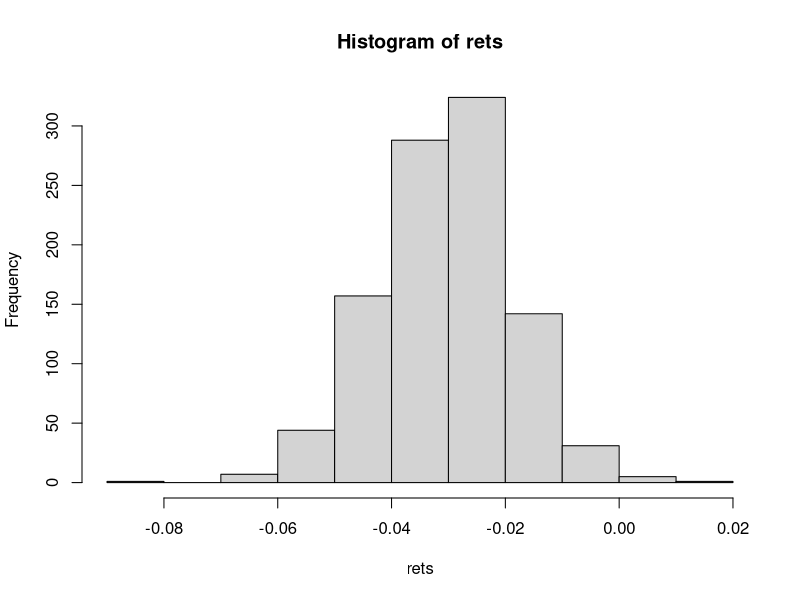
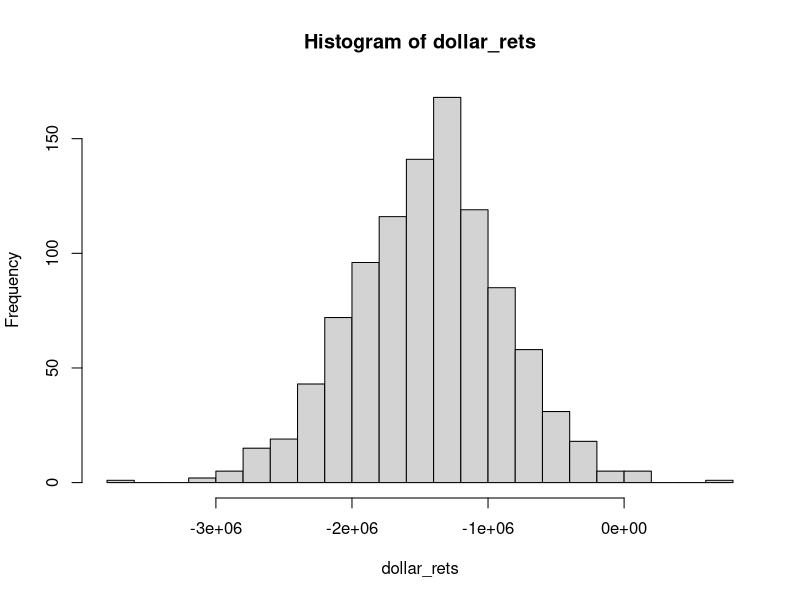

Generate these figures, in order, with R:
## ---- chunk 1
#Robust random number generator 
MYUNIFORM <- function(inputvar) {
# Initialize Constants
  IM1<-2147483563
  IM2<-2147483399
  IA1<-40014
  IA2<-40692
  IQ1<-53668
  IQ2<-52774
  IR1<-12211
  IR2<-3791
  NTAB<-32
  EPS<-1.2e-7
  RNMX<-1.-EPS
# Transform Variables
  IMM1<-IM1-1
  NDIV<-as.integer(1+IMM1/NTAB)
  AM<-1.0/IM1
# Initialize variables and arrays
  idum<-inputvar[1]
  idum2<-123456789
  numran<-inputvar[2]
  ran2<-0
  iy<-0
  iv<-rep(0,NTAB)
  rand_uniform_c<-rep(0,numran)
# Run the random number loop
  icount<-1
  for (icount in 1:numran) {
    if (idum <= 0) {
      idum<-max(-idum,1)
      idum2<-idum
      j<-NTAB+8
      while (j > 0) {
        k=as.integer(idum/IQ1)
        idum<-IA1*(idum-k*IQ1)-k*IR1
        if (idum < 0) {idum=idum+IM1}
        if (j <= NTAB) {iv[j]<-idum}
        j<-j-1
      }
        iy<-iv[1]
      }
    k<-as.integer(idum/IQ1)
    idum<-IA1*(idum-k*IQ1)-k*IR1
    if(idum < 0) {idum=idum+IM1}
    k=as.integer(idum2/IQ2)
    idum2<-IA2*(idum2-k*IQ2)-k*IR2 
    if (idum2 < 0) {idum2<-idum2+IM2}
    j<-as.integer(iy/NDIV)+1
    iy<-iv[j]-idum2
    iv[j]<-idum
    if(iy < 1) {iy<-iy+IMM1}
    ran2<-min(AM*iy,RNMX)
    rand_uniform_c[icount]<-ran2
  }
  return(rand_uniform_c)
}

MYNORM <- function(seed, x) {
  
  rand_c <- MYUNIFORM(c(seed,x))
# Initialize Constants
  a0<-2.50662823884
  a1<--18.61500062529
  a2<-41.39119773534
  a3<--25.44106049637
  b0<--8.47351093090
  b1<-23.08336743743
  b2<--21.06224101826
  b3<-3.13082909833
  c0<-0.3374754822726147
  c1<-0.9761690190917186
  c2<-0.1607979714918209
  c3<-0.0276438810333863
  c4<-0.0038405729373609
  c5<-0.0003951896511919
  c6<-0.0000321767881768
  c7<-0.0000002888167364
  c8<-0.0000003960315187
# Loop over set of uniform random numbers and transform
  jcount<-1
  numran<-x
  rand_norm_c<-rep(0,numran)
  while(jcount <= numran) {
    u<-rand_c[jcount]
    y<-u-0.5
    if(abs(y) < 0.42) {
      r<-y*y
      x<-y*(((a3*r+a2)*r+a1)*r+a0)/((((b3*r+b2)*r+b1)*r+b0)*r+1)
    } else {
      r<-u
      if(y>0){r<-1-u}
      r<-log(-log(r))
      x<-c0+r*(c1+r*(c2+r*(c3+r*(c4+r*(c5+r*(c6+r*(c7+r*c8)))))))
      if(y<0){x<--x}
    }
  rand_norm_c[jcount]<-x
  jcount=jcount+1
  }
  return(rand_norm_c)
}
## ---- chunk 2
seed<--1000
numreg<-100

var1<-rep(0,numreg)
pctloss1<-rep(0,numreg)
var5<-rep(0,numreg)
pctloss5<-rep(0,numreg)

s1v<-rep(0,numreg)
s2v<-rep(0,numreg)
s3v<-rep(0,numreg)
s4v<-rep(0,numreg)
s5v<-rep(0,numreg)

v1v<-rep(0,numreg)
v2v<-rep(0,numreg)
v3v<-rep(0,numreg)
v4v<-rep(0,numreg)
v5v<-rep(0,numreg)

sv1v<-rep(0,numreg)
sv2v<-rep(0,numreg)
sv3v<-rep(0,numreg)
sv4v<-rep(0,numreg)
sv5v<-rep(0,numreg)

c1v<-rep(0,numreg)
c2v<-rep(0,numreg)
c3v<-rep(0,numreg)
c4v<-rep(0,numreg)
c5v<-rep(0,numreg)

cm1v<-rep(0,numreg)
cm2v<-rep(0,numreg)
cm3v<-rep(0,numreg)
cm4v<-rep(0,numreg)
cm5v<-rep(0,numreg)

vavg<-rep(0,numreg)
cavg<-rep(0,numreg)

#Populate a portfolio of a hundred bonds using a random number generator 
for (rcount in 1:numreg) {
  DNum<-100
  inputvar<-c(seed,DNum)
  rand_uniform_c<-MYUNIFORM(inputvar)
  ran100<-as.integer(rand_uniform_c*100)+1
  
  portfolio<-rep(0,DNum)
  portfolio2<-rep(0,DNum)
  for (icount in 1:DNum) {
    portfolio[icount]<-ran100[icount]*10000
  }
  seed<--ran100[icount]
  if(rcount == 1) cat(sum(portfolio),"\n")
  if(rcount == 1) cat(portfolio,"\n")

  numran<-200000
  seed2<--1000 #Shocks to asset values
  rand_norm_c<-MYNORM(seed2,numran)
  
  
  AMatrix <- matrix(rnorm(rand_norm_c^2), DNum, DNum) #
  CovarM <- (crossprod(AMatrix))/100 #Covariance matrix via cross product 
  AMatrix<-chol(CovarM) #Cholesky decomposition
  AMatrixt<-t(AMatrix) #Transposition of the matrix

  DeltaT<-1/365 #Timestep
  Volatility<-diag(CovarM)
  Volatility<-sqrt(Volatility)
  lcount<-1
  randZ<-rep(0,DNum)
  numruns<-1000
  P0<-sum(portfolio)
  rets<-rep(0,numruns)
  dollar_rets<-rep(0,numruns)
  for (icount in 1:numruns) {
    for (jcount in 1:DNum) {
      randZ[jcount]<-rand_norm_c[lcount]
      lcount<-lcount+1
    }
    ZVals<-AMatrixt%*%randZ
    sdz<-sd(randZ)
    for (jcount in 1:DNum) {
      portfolio2[jcount]<-portfolio[jcount]*(exp(((-0.5*Volatility[jcount]^2)*DeltaT)+(sqrt(DeltaT))*ZVals[jcount]))
      #check for loss greater than 1 std dev for default signal
      if(randZ[jcount]<(-sdz)){
        #20% haricut on bond if default signal
        portfolio2[jcount]<-.8*portfolio2[jcount]
      }
    }
    P1<-sum(portfolio2)
    rets[icount]<-log(P1/P0)
    dollar_rets[icount]<-P1-P0
  }
  if (rcount == 1) {hist(rets)}
  if (rcount == 1) {hist(dollar_rets,breaks=20)}
  quantile(dollar_rets,c(0.01,0.05,0.5,0.95,0.99))
  
  #
  # Regress for 1st Percentile
  #
  # Use Asset Size as a variable
  prank<-rank(portfolio2,ties.method=c("random"))
  for (icount in 1:DNum) {
    if(prank[icount]== 100) {s1 <- portfolio[icount]}
    if(prank[icount]== 99) {s2 <- portfolio[icount]}
    if(prank[icount]== 98) {s3 <- portfolio[icount]}
    if(prank[icount]== 97) {s4 <- portfolio[icount]}
    if(prank[icount]== 96) {s5 <- portfolio[icount]}
  }
  # vol of asset w biggest size (not highest vol)
  for (icount in 1:DNum) {
    if(prank[icount]== 100) {sv1 <- Volatility[icount]}
    if(prank[icount]== 99) {sv2 <- Volatility[icount]}
    if(prank[icount]== 98) {sv3 <- Volatility[icount]}
    if(prank[icount]== 97) {sv4 <- Volatility[icount]}
    if(prank[icount]== 96) {sv5 <- Volatility[icount]}
  }
  #
  #
  # Use Volatility as variable
  #
  # vol of asset w highest vol
  prank<-rank(Volatility,ties.method=c("random"))
  for (icount in 1:DNum) {
    if(prank[icount]== 100) {v1 <- Volatility[icount]}
    if(prank[icount]== 99) {v2 <- Volatility[icount]}
    if(prank[icount]== 98) {v3 <- Volatility[icount]}
    if(prank[icount]== 97) {v4 <- Volatility[icount]}
    if(prank[icount]== 96) {v5 <- Volatility[icount]}
  }
  #
  c1<-0
  c2<-0
  c3<-0
  c4<-0
  c5<-0
  CovarM1<-CovarM
  for (i in 1:DNum) {
        CovarM1[i,i]<--100 
  }
  #ignores variances - diagonal, only covariances
  c1<-max(CovarM1)
  
  #now set highest to -100 iteratively to get top5 cov
  for (i in 1:DNum) {
    for (j in 1:DNum) {
      if( CovarM1[i,j]==c1) {
        CovarM1[i,j]<--100 
        i<-DNum
        j<-DNum}
      }}
  c2<-max(CovarM1)
  for (i in 1:DNum) {
    for (j in 1:DNum) {
      if( CovarM1[i,j]==c2) {
        CovarM1[i,j]<--100 
        i<-DNum
        j<-DNum}
      }}
  c3<-max(CovarM1)
  for (i in 1:DNum) {
    for (j in 1:DNum) {
      if( CovarM1[i,j]==c3) {
        CovarM1[i,j]<--100 
        i<-DNum
        j<-DNum}
      }}
  c4<-max(CovarM1)
  for (i in 1:DNum) {
    for (j in 1:DNum) {
      if( CovarM1[i,j]==c4) {
        CovarM1[i,j]<--100 
        i<-DNum
        j<-DNum}
      }}
  c5<-max(CovarM1)
  for (i in 1:DNum) {
    for (j in 1:DNum) {
      if( CovarM1[i,j]==c5) {
        CovarM1[i,j]<--100 
        i<-DNum
        j<-DNum}
      }}
  #
  #same process for lowest cov's
  cm1<-0
  cm2<-0
  cm3<-0
  cm4<-0
  cm5<-0
  CovarM1<-CovarM
  cm1<-min(CovarM1)
  for (i in 1:DNum) {
    for (j in 1:DNum) {
      if( CovarM1[i,j]==cm1) {
        CovarM1[i,j]<-+100 
        i<-DNum
        j<-DNum}
      }}
  cm2<-min(CovarM1)
  for (i in 1:DNum) {
    for (j in 1:DNum) {
      if( CovarM1[i,j]==cm2) {
        CovarM1[i,j]<-+100 
        i<-DNum
        j<-DNum}
      }}
  cm3<-min(CovarM1)
  for (i in 1:DNum) {
    for (j in 1:DNum) {
      if( CovarM1[i,j]==cm3) {
        CovarM1[i,j]<-+100 
        i<-DNum
        j<-DNum}
      }}
  cm4<-min(CovarM1)
  for (i in 1:DNum) {
    for (j in 1:DNum) {
      if( CovarM1[i,j]==cm4) {
        CovarM1[i,j]<-+100 
        i<-DNum
        j<-DNum}
      }}
  cm5<-min(CovarM1)
  for (i in 1:DNum) {
    for (j in 1:DNum) {
      if( CovarM1[i,j]==cm5) {
        CovarM1[i,j]<-+100 
        i<-DNum
        j<-DNum}
      }}
  #
  var1[rcount]<-quantile(dollar_rets,0.01)
  pctloss1[rcount]<-(P0+var1[rcount])/P0-1
  var5[rcount]<-quantile(dollar_rets,0.05)
  pctloss5[rcount]<-(P0+var5[rcount])/P0-1
  s1v[rcount]<-s1
  s2v[rcount]<-s2
  s3v[rcount]<-s3
  s4v[rcount]<-s4
  s5v[rcount]<-s5
  v1v[rcount]<-v1
  v2v[rcount]<-v2
  v3v[rcount]<-v3
  v4v[rcount]<-v4
  v5v[rcount]<-v5
  sv1v[rcount]<-sv1
  sv2v[rcount]<-sv2
  sv3v[rcount]<-sv3
  sv4v[rcount]<-sv4
  sv5v[rcount]<-sv5
  c1v[rcount]<-c1
  c2v[rcount]<-c2
  c3v[rcount]<-c3
  c4v[rcount]<-c4
  c5v[rcount]<-c5
  cm1v[rcount]<-cm1
  cm2v[rcount]<-cm2
  cm3v[rcount]<-cm3
  cm4v[rcount]<-cm4
  cm5v[rcount]<-cm5
  vavg[rcount]<-mean(Volatility)
  cavg[rcount]<-mean(CovarM)-mean(Volatility)
}
## ---- chunk 3
var_data = data.frame (
var1, var5, s1v, s2v, s3v, s4v, s5v, v1v, v2v, v3v, v4v, v5v, sv1v, sv2v, sv3v, sv4v, sv5v, c1v, c2v, c3v, c4v, c5v, cm1v, cm2v, cm3v, cm4v, cm5v, cavg, vavg
)

fit<-lm(var5 ~ s1v+ s2v+ s3v+ s4v+ s5v+ v1v+ v2v+ v3v+ v4v+ v5v+ sv1v+ sv2v+ sv3v+ sv4v+ sv5v+ c1v+ c2v+ c3v+ c4v+ c5v+ cm1v+ cm2v+ cm3v+ cm4v+ cm5v, data=var_data)
summary(fit)

fit1<-lm(var5 ~ s1v+ v1v+ c1v+ cm1v, data=var_data)
summary(fit1)

fit2<-lm(var5 ~ vavg + cavg, data=var_data)
summary(fit2)

## ---- chunk 4
#Average 1% var across all simulations
cat("\nThe average 1% VaR over", numreg, "runs was", mean(var1), "for a daily loss of", -100*mean(pctloss1),"%")

#$ amount and % loss with 5% probability
cat("\n\nThere is a 5% probability of maximum losses reaching $", -mean(var5), "for a daily loss of return of", -mean(pctloss5)*100,"%")

